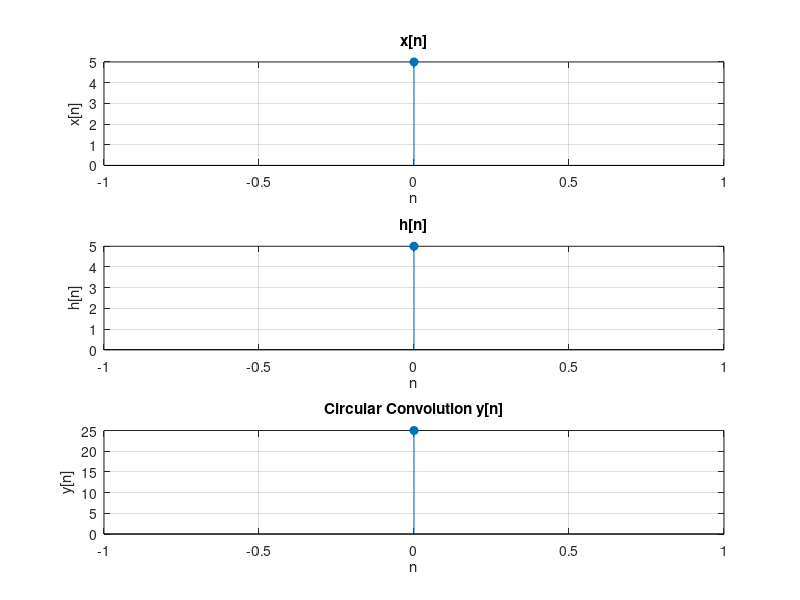

MATLAB code for this plot:
clc;
clear all;
close all;

% Circular convolution of two sequences of equal length
x = input('Enter the first sequence x[n]: ');
h = input('Enter the second sequence h[n]: ');

N = max(length(x), length(h));
% Pad with zeros to length N
x = [x, zeros(1, N-length(x))];
h = [h, zeros(1, N-length(h))];

% Circular convolution via matrix method
y = zeros(1, N);
for n = 0:N-1
    for m = 0:N-1
        y(n+1) = y(n+1) + x(m+1) * h(mod(n-m, N)+1);
    end
end

disp('Circular convolution result y[n]:');
disp(y);

figure;
subplot(3,1,1);
stem(0:N-1, x, 'filled');
title('x[n]'); xlabel('n'); ylabel('x[n]'); grid on;

subplot(3,1,2);
stem(0:N-1, h, 'filled');
title('h[n]'); xlabel('n'); ylabel('h[n]'); grid on;

subplot(3,1,3);
stem(0:N-1, y, 'filled');
title('Circular Convolution y[n]'); xlabel('n'); ylabel('y[n]'); grid on;
